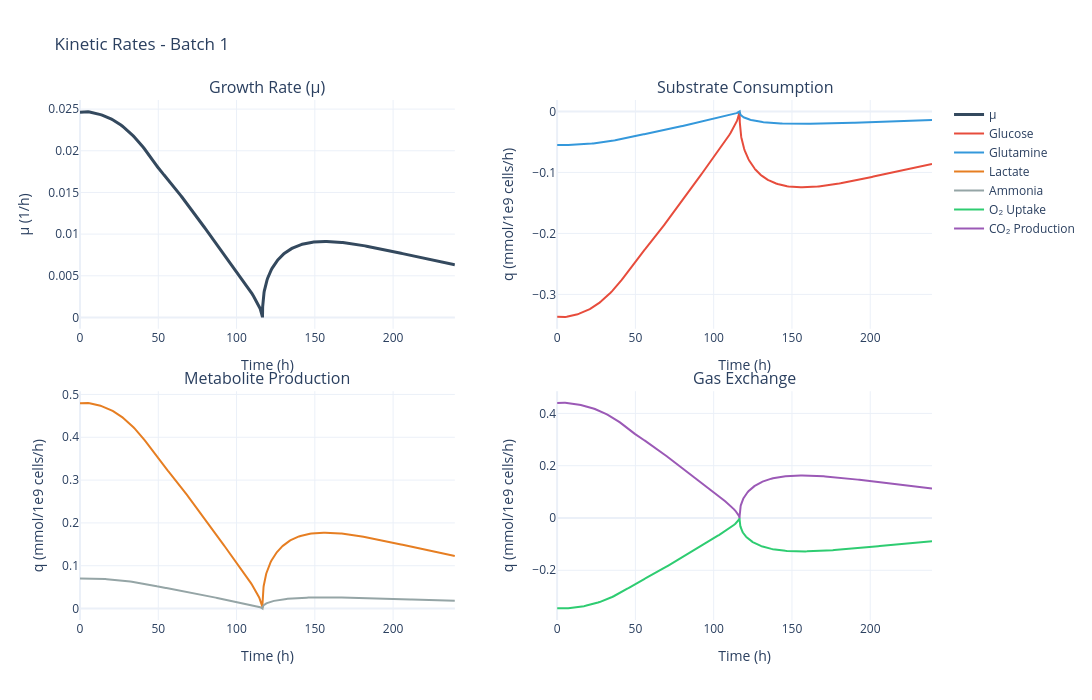

Write notebook code for a chart like this one.
### Code cell
# Specific rates (mu, q_Glc, q_Gln, q_Lac, q_O2, etc.)
fig = data.plot_kinetic_rates(batch_number=BATCH_NUMBER)
fig.show()

### Figure 1 — Plotly figure (JSON) as saved in the notebook; plotly's stock layout.template omitted (floating-point values rounded to 4 significant figures; data arrays with more than 128 entries replaced by an {"elided": "..."} marker saying what was removed)
{"data": [{"line": {"color": "#34495E", "width": 3}, "mode": "lines", "name": "μ", "type": "scatter", "x": {"elided": "379 float values"}, "xaxis": "x", "y": {"elided": "379 float values"}, "yaxis": "y"}, {"line": {"color": "#E74C3C", "width": 2}, "mode": "lines", "name": "Glucose", "type": "scatter", "x": {"elided": "379 float values"}, "xaxis": "x2", "y": {"elided": "379 float values"}, "yaxis": "y2"}, {"line": {"color": "#3498DB", "width": 2}, "mode": "lines", "name": "Glutamine", "type": "scatter", "x": {"elided": "379 float values"}, "xaxis": "x2", "y": {"elided": "379 float values"}, "yaxis": "y2"}, {"line": {"color": "#E67E22", "width": 2}, "mode": "lines", "name": "Lactate", "type": "scatter", "x": {"elided": "379 float values"}, "xaxis": "x3", "y": {"elided": "379 float values"}, "yaxis": "y3"}, {"line": {"color": "#95A5A6", "width": 2}, "mode": "lines", "name": "Ammonia", "type": "scatter", "x": {"elided": "379 float values"}, "xaxis": "x3", "y": {"elided": "379 float values"}, "yaxis": "y3"}, {"line": {"color": "#2ECC71", "width": 2}, "mode": "lines", "name": "O₂ Uptake", "type": "scatter", "x": {"elided": "379 float values"}, "xaxis": "x4", "y": {"elided": "379 float values"}, "yaxis": "y4"}, {"line": {"color": "#9B59B6", "width": 2}, "mode": "lines", "name": "CO₂ Production", "type": "scatter", "x": {"elided": "379 float values"}, "xaxis": "x4", "y": {"elided": "379 float values"}, "yaxis": "y4"}], "layout": {"annotations": [{"font": {"size": 16}, "showarrow": false, "text": "Growth Rate (μ)", "x": 0.22, "xanchor": "center", "xref": "paper", "y": 1, "yanchor": "bottom", "yref": "paper"}, {"font": {"size": 16}, "showarrow": false, "text": "Substrate Consumption", "x": 0.78, "xanchor": "center", "xref": "paper", "y": 1, "yanchor": "bottom", "yref": "paper"}, {"font": {"size": 16}, "showarrow": false, "text": "Metabolite Production", "x": 0.22, "xanchor": "center", "xref": "paper", "y": 0.44, "yanchor": "bottom", "yref": "paper"}, {"font": {"size": 16}, "showarrow": false, "text": "Gas Exchange", "x": 0.78, "xanchor": "center", "xref": "paper", "y": 0.44, "yanchor": "bottom", "yref": "paper"}], "height": 700, "hovermode": "x unified", "legend": {"x": 1.02, "xanchor": "left", "y": 1, "yanchor": "top"}, "showlegend": true, "title": {"text": "Kinetic Rates - Batch 1"}, "width": 1200, "xaxis": {"anchor": "y", "domain": [0, 0.44], "title": {"text": "Time (h)"}}, "xaxis2": {"anchor": "y2", "domain": [0.56, 1], "title": {"text": "Time (h)"}}, "xaxis3": {"anchor": "y3", "domain": [0, 0.44], "title": {"text": "Time (h)"}}, "xaxis4": {"anchor": "y4", "domain": [0.56, 1], "title": {"text": "Time (h)"}}, "yaxis": {"anchor": "x", "domain": [0.56, 1], "title": {"text": "μ (1/h)"}}, "yaxis2": {"anchor": "x2", "domain": [0.56, 1], "title": {"text": "q (mmol/1e9 cells/h)"}}, "yaxis3": {"anchor": "x3", "domain": [0, 0.44], "title": {"text": "q (mmol/1e9 cells/h)"}}, "yaxis4": {"anchor": "x4", "domain": [0, 0.44], "title": {"text": "q (mmol/1e9 cells/h)"}}}}
